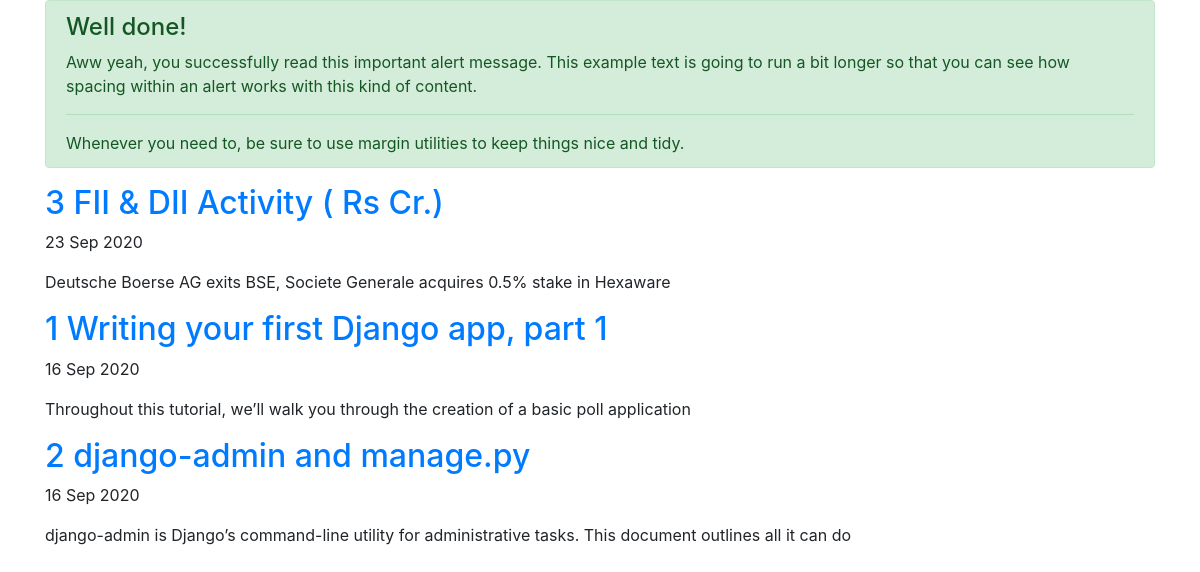
Screenshot of /blog/ with the database file from the repository.
### blog/models.py (models this page shows, shortened)
class Blog(models.Model):
    title = models.CharField(max_length=200)
    description = models.TextField()
    date = models.DateField()

### blog/views.py (the view)
def all_blogs(request):
    allBlogs = Blog.objects.order_by('-date')[:5]
    return render(request, 'blog/blogs.html', {'allBlogs': allBlogs})

### blog/templates/blog/blogs.html
{% extends 'blog/base.html' %}
{% block content%}
 {% for blog in allBlogs%}
 <h2><a href="{% url 'blog:detail' blog.id %}">{{blog.id}} {{blog.title}}</a></h2>
 <p>{{blog.date | date:'d M yy'}}</p>
<p>{{blog.description}}</p>
{% endfor %}
{% endblock %}

### blog/templates/blog/base.html (shortened to what this page needs)
<!DOCTYPE html>
<html lang="en">
<head>
    <link rel="stylesheet" href="https://stackpath.bootstrapcdn.com/bootstrap/4.5.2/css/bootstrap.min.css">
</head>
<body>
<div class="container">
    <div class="alert alert-success" role="alert">
        <h4 class="alert-heading">Well done!</h4>
        <p>Aww yeah, you successfully read this important alert message. This example text is going to run a bit longer so that you can see how spacing within an alert works with this kind of content.</p>
        <hr>
        <p class="mb-0">Whenever you need to, be sure to use margin utilities to keep things nice and tidy.</p>
    </div>
    {% block content %} {%endblock%}
</div>
</body>
</html>

### rows the page displays
Blog: id "3", title "FII & DII Activity ( Rs Cr.)", date "23 Sep 2020", description "Deutsche Boerse AG exits BSE, Societe Generale acquires 0.5% stake in Hexaware"
Blog: id "1", title "Writing your first Django app, part 1", date "16 Sep 2020", description "Throughout this tutorial, we’ll walk you through the creation of a basic poll application"
Blog: id "2", title "django-admin and manage.py", date "16 Sep 2020", description "django-admin is Django’s command-line utility for administrative tasks. This document outlines all it can do"
